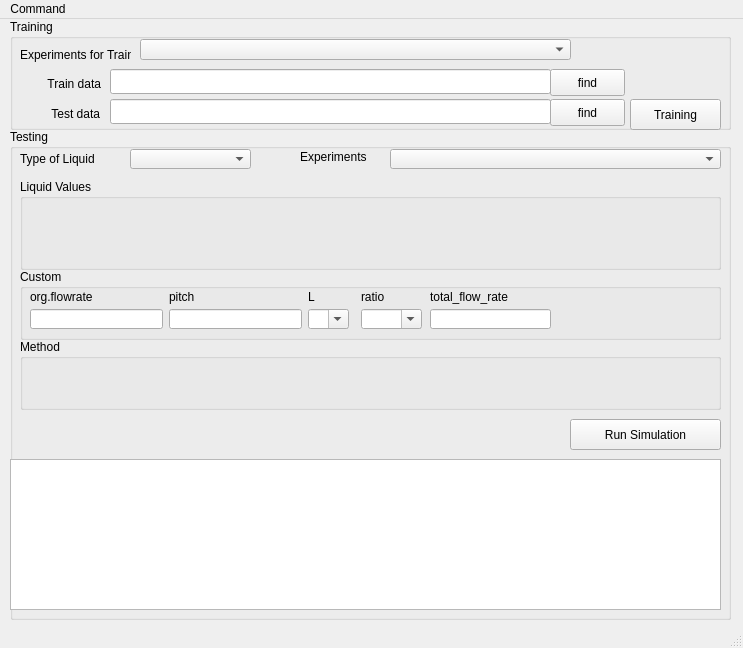
<?xml version="1.0" encoding="UTF-8"?>
<ui version="4.0">
 <class>MainWindow</class>
 <widget class="QMainWindow" name="MainWindow">
  <property name="geometry">
   <rect>
    <x>0</x>
    <y>0</y>
    <width>743</width>
    <height>648</height>
   </rect>
  </property>
  <property name="windowTitle">
   <string>Flow Classifier</string>
  </property>
  <widget class="QWidget" name="centralwidget">
   <widget class="QGroupBox" name="groupBox_4">
    <property name="geometry">
     <rect>
      <x>10</x>
      <y>110</y>
      <width>721</width>
      <height>491</height>
     </rect>
    </property>
    <property name="title">
     <string>Testing</string>
    </property>
    <widget class="QPushButton" name="pushButton">
     <property name="geometry">
      <rect>
       <x>560</x>
       <y>290</y>
       <width>151</width>
       <height>31</height>
      </rect>
     </property>
     <property name="text">
      <string>Run Simulation</string>
     </property>
    </widget>
    <widget class="QLabel" name="label_4">
     <property name="geometry">
      <rect>
       <x>10</x>
       <y>20</y>
       <width>111</width>
       <height>20</height>
      </rect>
     </property>
     <property name="sizePolicy">
      <sizepolicy hsizetype="Preferred" vsizetype="Preferred">
       <horstretch>1</horstretch>
       <verstretch>0</verstretch>
      </sizepolicy>
     </property>
     <property name="text">
      <string>Type of Liquid</string>
     </property>
    </widget>
    <widget class="QGroupBox" name="groupBox">
     <property name="geometry">
      <rect>
       <x>10</x>
       <y>140</y>
       <width>701</width>
       <height>71</height>
      </rect>
     </property>
     <property name="title">
      <string>Custom</string>
     </property>
     <widget class="QLabel" name="label_6">
      <property name="geometry">
       <rect>
        <x>10</x>
        <y>20</y>
        <width>133</width>
        <height>16</height>
       </rect>
      </property>
      <property name="text">
       <string>org.flowrate</string>
      </property>
     </widget>
     <widget class="QLabel" name="label_7">
      <property name="geometry">
       <rect>
        <x>149</x>
        <y>20</y>
        <width>133</width>
        <height>16</height>
       </rect>
      </property>
      <property name="text">
       <string>pitch</string>
      </property>
     </widget>
     <widget class="QLabel" name="label_8">
      <property name="geometry">
       <rect>
        <x>288</x>
        <y>20</y>
        <width>41</width>
        <height>16</height>
       </rect>
      </property>
      <property name="text">
       <string>L</string>
      </property>
     </widget>
     <widget class="QLineEdit" name="lineEdit_pitch">
      <property name="geometry">
       <rect>
        <x>149</x>
        <y>40</y>
        <width>133</width>
        <height>20</height>
       </rect>
      </property>
      <property name="sizePolicy">
       <sizepolicy hsizetype="Fixed" vsizetype="Fixed">
        <horstretch>0</horstretch>
        <verstretch>0</verstretch>
       </sizepolicy>
      </property>
     </widget>
     <widget class="QComboBox" name="comboBox_L">
      <property name="geometry">
       <rect>
        <x>288</x>
        <y>40</y>
        <width>41</width>
        <height>20</height>
       </rect>
      </property>
      <property name="editable">
       <bool>true</bool>
      </property>
     </widget>
     <widget class="QLineEdit" name="lineEdit_flowrate">
      <property name="geometry">
       <rect>
        <x>10</x>
        <y>40</y>
        <width>133</width>
        <height>20</height>
       </rect>
      </property>
      <property name="sizePolicy">
       <sizepolicy hsizetype="Fixed" vsizetype="Fixed">
        <horstretch>0</horstretch>
        <verstretch>0</verstretch>
       </sizepolicy>
      </property>
     </widget>
     <widget class="QLabel" name="label_10">
      <property name="geometry">
       <rect>
        <x>410</x>
        <y>20</y>
        <width>121</width>
        <height>16</height>
       </rect>
      </property>
      <property name="text">
       <string>total_flow_rate</string>
      </property>
     </widget>
     <widget class="QLabel" name="label_9">
      <property name="geometry">
       <rect>
        <x>341</x>
        <y>20</y>
        <width>133</width>
        <height>15</height>
       </rect>
      </property>
      <property name="text">
       <string>ratio</string>
      </property>
     </widget>
     <widget class="QComboBox" name="comboBox_ratio">
      <property name="geometry">
       <rect>
        <x>341</x>
        <y>40</y>
        <width>61</width>
        <height>20</height>
       </rect>
      </property>
      <property name="editable">
       <bool>true</bool>
      </property>
     </widget>
     <widget class="QLineEdit" name="lineEdit_total_flow_rate">
      <property name="geometry">
       <rect>
        <x>410</x>
        <y>40</y>
        <width>121</width>
        <height>20</height>
       </rect>
      </property>
      <property name="sizePolicy">
       <sizepolicy hsizetype="Fixed" vsizetype="Fixed">
        <horstretch>0</horstretch>
        <verstretch>0</verstretch>
       </sizepolicy>
      </property>
     </widget>
    </widget>
    <widget class="QComboBox" name="comboBox_experiment">
     <property name="geometry">
      <rect>
       <x>380</x>
       <y>20</y>
       <width>331</width>
       <height>20</height>
      </rect>
     </property>
    </widget>
    <widget class="QLabel" name="label">
     <property name="geometry">
      <rect>
       <x>290</x>
       <y>20</y>
       <width>81</width>
       <height>16</height>
      </rect>
     </property>
     <property name="text">
      <string>Experiments</string>
     </property>
    </widget>
    <widget class="QGroupBox" name="groupBox_2">
     <property name="geometry">
      <rect>
       <x>10</x>
       <y>210</y>
       <width>701</width>
       <height>71</height>
      </rect>
     </property>
     <property name="title">
      <string>Method</string>
     </property>
     <widget class="QWidget" name="layoutWidget">
      <property name="geometry">
       <rect>
        <x>10</x>
        <y>20</y>
        <width>681</width>
        <height>41</height>
       </rect>
      </property>
      <layout class="QGridLayout" name="gridLayout_method">
       <property name="horizontalSpacing">
        <number>6</number>
       </property>
       <property name="verticalSpacing">
        <number>1</number>
       </property>
      </layout>
     </widget>
    </widget>
    <widget class="QComboBox" name="comboBox_type_liquid">
     <property name="geometry">
      <rect>
       <x>120</x>
       <y>20</y>
       <width>121</width>
       <height>20</height>
      </rect>
     </property>
     <property name="sizePolicy">
      <sizepolicy hsizetype="Preferred" vsizetype="Fixed">
       <horstretch>3</horstretch>
       <verstretch>0</verstretch>
      </sizepolicy>
     </property>
    </widget>
    <widget class="QTextEdit" name="textEdit_res">
     <property name="geometry">
      <rect>
       <x>0</x>
       <y>330</y>
       <width>711</width>
       <height>151</height>
      </rect>
     </property>
    </widget>
    <widget class="QGroupBox" name="groupBox_3">
     <property name="geometry">
      <rect>
       <x>10</x>
       <y>50</y>
       <width>701</width>
       <height>91</height>
      </rect>
     </property>
     <property name="title">
      <string>Liquid Values</string>
     </property>
     <widget class="QWidget" name="layoutWidget">
      <property name="geometry">
       <rect>
        <x>10</x>
        <y>20</y>
        <width>681</width>
        <height>61</height>
       </rect>
      </property>
      <layout class="QGridLayout" name="gridLayout_liquid_vals"/>
     </widget>
    </widget>
   </widget>
   <widget class="QGroupBox" name="groupBox_5">
    <property name="geometry">
     <rect>
      <x>10</x>
      <y>0</y>
      <width>721</width>
      <height>111</height>
     </rect>
    </property>
    <property name="title">
     <string>Training</string>
    </property>
    <widget class="QLabel" name="label_5">
     <property name="geometry">
      <rect>
       <x>10</x>
       <y>20</y>
       <width>111</width>
       <height>31</height>
      </rect>
     </property>
     <property name="text">
      <string>Experiments for Training</string>
     </property>
    </widget>
    <widget class="QComboBox" name="comboBox_experiment_2">
     <property name="geometry">
      <rect>
       <x>130</x>
       <y>20</y>
       <width>431</width>
       <height>21</height>
      </rect>
     </property>
    </widget>
    <widget class="QPushButton" name="pushButton_training">
     <property name="geometry">
      <rect>
       <x>620</x>
       <y>80</y>
       <width>91</width>
       <height>31</height>
      </rect>
     </property>
     <property name="sizePolicy">
      <sizepolicy hsizetype="Minimum" vsizetype="Fixed">
       <horstretch>0</horstretch>
       <verstretch>0</verstretch>
      </sizepolicy>
     </property>
     <property name="text">
      <string>Training</string>
     </property>
    </widget>
    <widget class="QPushButton" name="pushButton_setTestPath">
     <property name="geometry">
      <rect>
       <x>540</x>
       <y>80</y>
       <width>75</width>
       <height>27</height>
      </rect>
     </property>
     <property name="sizePolicy">
      <sizepolicy hsizetype="Minimum" vsizetype="Fixed">
       <horstretch>0</horstretch>
       <verstretch>0</verstretch>
      </sizepolicy>
     </property>
     <property name="text">
      <string>find</string>
     </property>
    </widget>
    <widget class="QLineEdit" name="lineEdit_testPath">
     <property name="geometry">
      <rect>
       <x>100</x>
       <y>80</y>
       <width>441</width>
       <height>25</height>
      </rect>
     </property>
     <property name="sizePolicy">
      <sizepolicy hsizetype="Preferred" vsizetype="Fixed">
       <horstretch>1</horstretch>
       <verstretch>0</verstretch>
      </sizepolicy>
     </property>
    </widget>
    <widget class="QLabel" name="label_12">
     <property name="geometry">
      <rect>
       <x>9</x>
       <y>80</y>
       <width>81</width>
       <height>29</height>
      </rect>
     </property>
     <property name="text">
      <string>Test data</string>
     </property>
     <property name="alignment">
      <set>Qt::AlignRight|Qt::AlignTrailing|Qt::AlignVCenter</set>
     </property>
    </widget>
    <widget class="QLabel" name="label_11">
     <property name="geometry">
      <rect>
       <x>10</x>
       <y>50</y>
       <width>81</width>
       <height>29</height>
      </rect>
     </property>
     <property name="text">
      <string>Train data</string>
     </property>
     <property name="alignment">
      <set>Qt::AlignRight|Qt::AlignTrailing|Qt::AlignVCenter</set>
     </property>
    </widget>
    <widget class="QLineEdit" name="lineEdit_trainPath">
     <property name="geometry">
      <rect>
       <x>100</x>
       <y>50</y>
       <width>441</width>
       <height>25</height>
      </rect>
     </property>
     <property name="sizePolicy">
      <sizepolicy hsizetype="Preferred" vsizetype="Fixed">
       <horstretch>1</horstretch>
       <verstretch>0</verstretch>
      </sizepolicy>
     </property>
    </widget>
    <widget class="QPushButton" name="pushButton_setTrainPath">
     <property name="geometry">
      <rect>
       <x>540</x>
       <y>50</y>
       <width>75</width>
       <height>27</height>
      </rect>
     </property>
     <property name="sizePolicy">
      <sizepolicy hsizetype="Minimum" vsizetype="Fixed">
       <horstretch>0</horstretch>
       <verstretch>0</verstretch>
      </sizepolicy>
     </property>
     <property name="text">
      <string>find</string>
     </property>
    </widget>
   </widget>
  </widget>
  <widget class="QMenuBar" name="menubar">
   <property name="geometry">
    <rect>
     <x>0</x>
     <y>0</y>
     <width>743</width>
     <height>21</height>
    </rect>
   </property>
   <widget class="QMenu" name="menuCommand">
    <property name="title">
     <string>Command</string>
    </property>
    <addaction name="actionRun"/>
    <addaction name="actionTrain"/>
    <addaction name="actionQuit"/>
   </widget>
   <addaction name="menuCommand"/>
  </widget>
  <widget class="QStatusBar" name="statusbar"/>
  <action name="actionRun">
   <property name="text">
    <string>Run Simulation</string>
   </property>
   <property name="shortcut">
    <string>Ctrl+R</string>
   </property>
  </action>
  <action name="actionQuit">
   <property name="text">
    <string>Quit</string>
   </property>
   <property name="shortcut">
    <string>Ctrl+Q</string>
   </property>
  </action>
  <action name="actionTrain">
   <property name="text">
    <string>Training (with .csv)</string>
   </property>
   <property name="shortcut">
    <string>Ctrl+T</string>
   </property>
  </action>
 </widget>
 <resources/>
 <connections/>
</ui>
